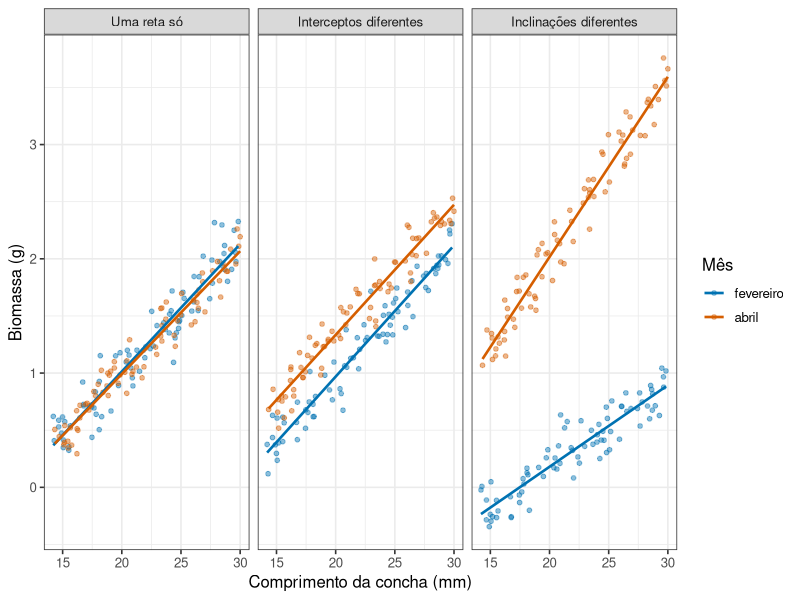
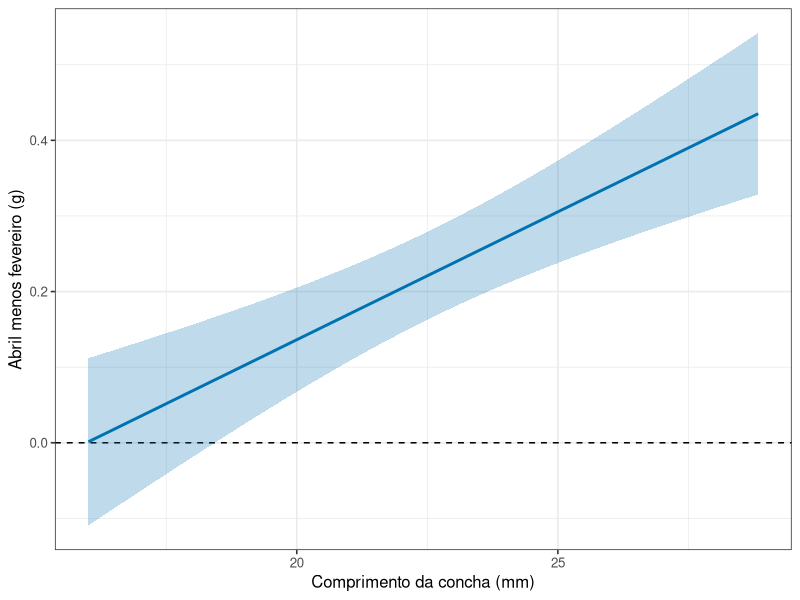
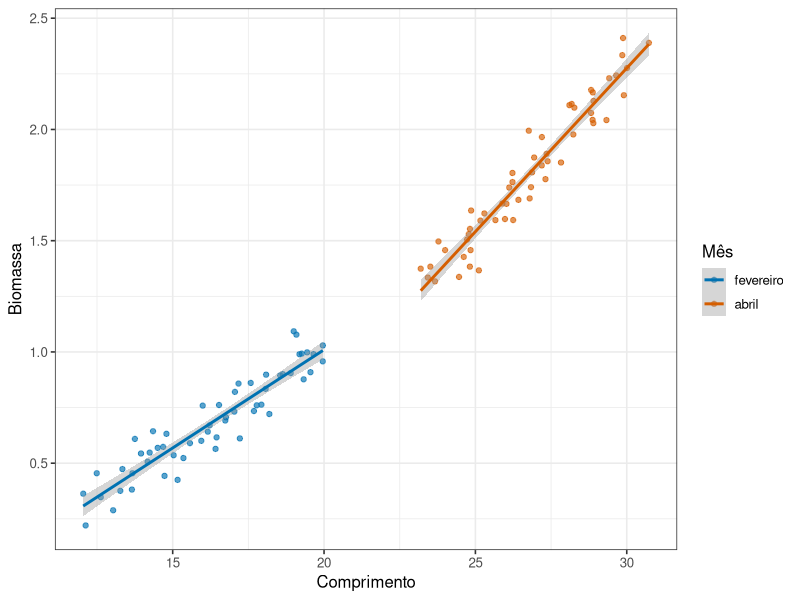

These figures' R source, in order:
## ---- chunk 1
#| include: false
library(tidyverse)
theme_set(theme_bw(base_size = 12))
## ---- chunk 2
#| echo: false
#| label: fig-tres-cenarios
#| fig-cap: "Três relações possíveis entre dois grupos. Em todos os painéis os dados foram gerados com a mesma variação em torno das retas."
#| fig-alt: "Três painéis lado a lado. No primeiro as duas retas se sobrepõem; no segundo são paralelas e deslocadas verticalmente; no terceiro partem do mesmo lugar e divergem, com uma subindo mais rápido que a outra."
#| fig-height: 3.4
x <- runif(160, 14, 30)
grupo <- rep(c("fevereiro", "abril"), each = 80)

cenarios <- bind_rows(
  tibble(cenario = "Uma reta só", mes = grupo, comprimento = x,
         biomassa = -1.2 + 0.11 * x + rnorm(160, 0, 0.15)),
  tibble(cenario = "Interceptos diferentes", mes = grupo, comprimento = x,
         biomassa = -1.2 + 0.11 * x + if_else(grupo == "abril", 0.35, 0) + rnorm(160, 0, 0.15)),
  tibble(cenario = "Inclinações diferentes", mes = grupo, comprimento = x,
         biomassa = -1.2 + if_else(grupo == "abril", 0.16, 0.07) * x + rnorm(160, 0, 0.15))
) |>
  mutate(
    mes = fct_relevel(mes, "fevereiro"),
    cenario = fct_relevel(cenario, "Uma reta só", "Interceptos diferentes")
  )

ggplot(cenarios, aes(x = comprimento, y = biomassa, colour = mes)) +
  geom_point(alpha = 0.45, size = 1.3) +
  geom_smooth(method = "lm", se = FALSE, linewidth = 0.9) +
  facet_wrap(~ cenario) +
  scale_colour_manual(values = c(fevereiro = "#0072B2", abril = "#D55E00")) +
  labs(x = "Comprimento da concha (mm)", y = "Biomassa (g)", colour = "Mês")
## ---- chunk 3
#| code-fold: true
#| code-summary: "Ver os modelos de uma e duas inclinações"
dados_interacao <- tibble(
  mes = factor(rep(c("fevereiro", "abril"), each = 80),
               levels = c("fevereiro", "abril")),
  comprimento = runif(160, 14, 30)
) |>
  mutate(
    biomassa = -1.2 + if_else(mes == "abril", 0.16, 0.07) * comprimento +
      rnorm(160, 0, 0.15),
    comprimento_c = comprimento - 22
  )

modelo_paralelo <- lm(biomassa ~ comprimento_c + mes, data = dados_interacao)
modelo_interacao <- lm(biomassa ~ comprimento_c * mes, data = dados_interacao)

anova(modelo_paralelo, modelo_interacao)
## ---- chunk 4
#| echo: false
coeficientes <- coef(modelo_interacao)
formata <- function(x) formatC(x, format = "f", digits = 3, decimal.mark = ",")
b3_txt <- formata(coeficientes[[4]])
p_interacao <- anova(modelo_paralelo, modelo_interacao)$`Pr(>F)`[2]
p_txt <- format.pval(p_interacao, digits = 2, eps = 0.001)
## ---- chunk 5
#| echo: false
#| label: fig-diferenca-condicional
#| fig-cap: "Diferença estimada entre abril e fevereiro ao longo do comprimento. A faixa é o intervalo de confiança de 95%, calculado apenas no suporte comum."
#| fig-alt: "Curva crescente da diferença entre meses com faixa de incerteza. Uma linha horizontal em zero permite ver em quais comprimentos os dados distinguem os grupos."
#| fig-height: 4.2
moluscos <- tibble(
  mes = factor(rep(c("fevereiro", "abril"), each = 70),
               levels = c("fevereiro", "abril")),
  comprimento = c(runif(70, 15, 29), runif(70, 16, 30))
) |>
  mutate(
    comprimento_c = comprimento - 22,
    biomassa = -1.0 + 0.08 * comprimento_c +
      if_else(mes == "abril", 0.25 + 0.035 * comprimento_c, 0) +
      rnorm(n(), 0, 0.18)
  )

modelo_moluscos <- lm(biomassa ~ comprimento_c * mes, data = moluscos)
faixa_comum <- c(max(tapply(moluscos$comprimento, moluscos$mes, min)),
                 min(tapply(moluscos$comprimento, moluscos$mes, max)))
grade <- seq(faixa_comum[1], faixa_comum[2], length.out = 120)

matriz_fev <- model.matrix(
  ~ comprimento_c * mes,
  data = tibble(comprimento_c = grade - 22,
                mes = factor("fevereiro", levels = levels(moluscos$mes)))
)
matriz_abr <- model.matrix(
  ~ comprimento_c * mes,
  data = tibble(comprimento_c = grade - 22,
                mes = factor("abril", levels = levels(moluscos$mes)))
)

contraste <- matriz_abr - matriz_fev
diferenca <- as.vector(contraste %*% coef(modelo_moluscos))
erro <- sqrt(diag(contraste %*% vcov(modelo_moluscos) %*% t(contraste)))
critico <- qt(0.975, df.residual(modelo_moluscos))

curva_diferenca <- tibble(
  comprimento = grade,
  diferenca = diferenca,
  inferior = diferenca - critico * erro,
  superior = diferenca + critico * erro
)

ggplot(curva_diferenca, aes(x = comprimento, y = diferenca)) +
  geom_hline(yintercept = 0, linetype = 2) +
  geom_ribbon(aes(ymin = inferior, ymax = superior), fill = "#0072B2", alpha = 0.25) +
  geom_line(colour = "#0072B2", linewidth = 1) +
  labs(x = "Comprimento da concha (mm)", y = "Abril menos fevereiro (g)")
## ---- chunk 6
#| echo: false
#| label: fig-suporte
#| fig-cap: "Dois grupos seguem a mesma curva, mas ocupam faixas diferentes. Retas separadas sugerem interação porque extrapolam partes distintas de uma relação não linear."
#| fig-alt: "Pontos de um grupo aparecem no início de uma curva e os do outro no final. Retas ajustadas separadamente têm inclinações diferentes, embora todos os pontos pertençam à mesma curva."
#| fig-height: 4
sem_suporte <- bind_rows(
  tibble(mes = "fevereiro", comprimento = runif(55, 12, 20)),
  tibble(mes = "abril", comprimento = runif(55, 23, 31))
) |>
  mutate(
    mes = factor(mes, levels = c("fevereiro", "abril")),
    biomassa = 0.0025 * comprimento^2 + rnorm(n(), 0, 0.08)
  )

ggplot(sem_suporte, aes(x = comprimento, y = biomassa, colour = mes)) +
  geom_point(alpha = 0.65) +
  geom_smooth(method = "lm", se = TRUE) +
  scale_colour_manual(values = c(fevereiro = "#0072B2", abril = "#D55E00")) +
  labs(x = "Comprimento", y = "Biomassa", colour = "Mês")
